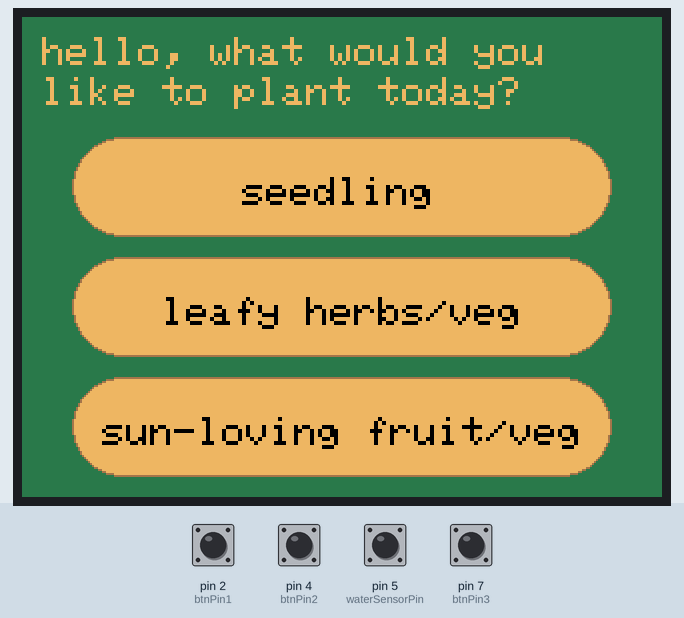
This sketch was run on a simulated Arduino Mega 2560, built with avr-gcc and run on an emulated ATmega2560. Shown: 320×240 colour display. The test bench sets the inputs (shaded band); at power-on: pin 2 (btnPin1), pin 4 (btnPin2), pin 5 (waterSensorPin), pin 7 (btnPin3) LOW. What the sketch prints to the serial monitor is not drawn.

Above: at 1.5 s.
1.6 s: pin 2 (btnPin1) pulled HIGH for 0.15 s
At 2.3 s:
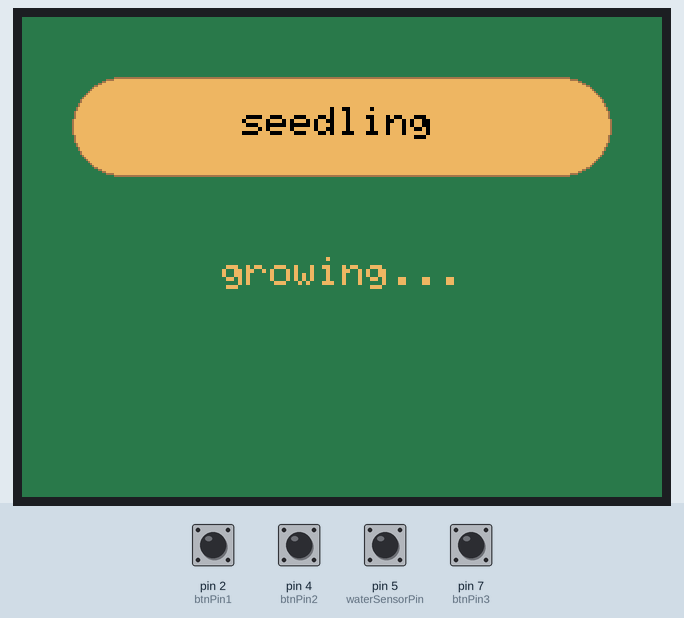
3.2 s: pin 5 (waterSensorPin) pulsed HIGH 2 times (0.12 s each, 0.3 s apart)
At 4.7 s:
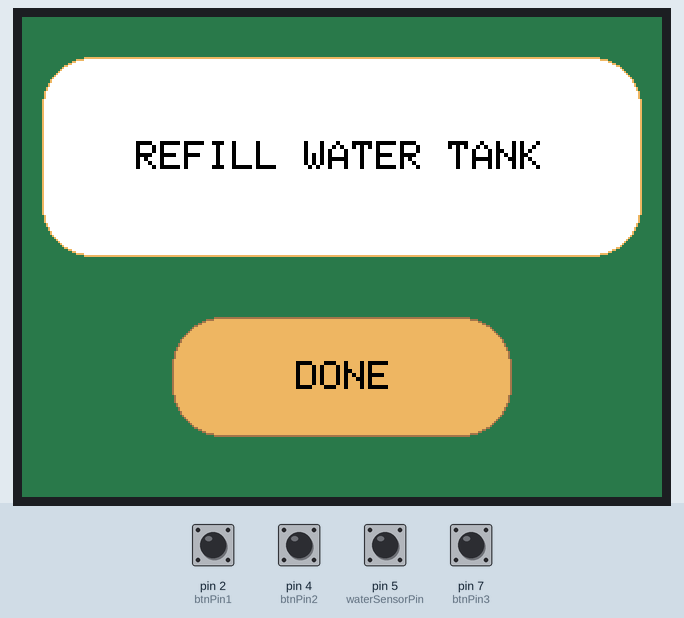
Timing chart, 0 to 6.2 s (numbered marks = the images above; inputs shaded):
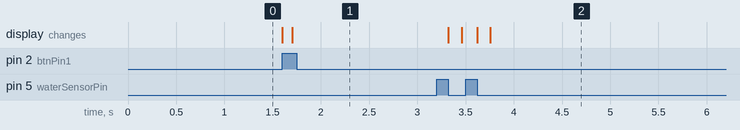

The sketch:

homepagetest.ino
```cpp
#include "SPI.h"
#include "Adafruit_GFX.h"
#include "Adafruit_ILI9341.h"
#include "DHT.h"

// For the Adafruit shield, these are the default.
#define TFT_DC 30
#define TFT_CS 53
#define TFT_BL 9

#define DHTPIN 7

#define GREEN    0x2BC9
#define WHITE    0xFFFF
#define YELLOW   0xEDAC
#define BROWN    0xA3A9
#define BLACK    0x0000

  // TODO: USE THIS TO DIM BACKLIGHT
  // analogWrite(TFT_BL, 10);

  // could be useful?
  // tft.readcommand8(ILI9341_DISPON);

// Use hardware SPI (on Uno, #13, #12, #11) and the above for CS/DC
Adafruit_ILI9341 tft = Adafruit_ILI9341(TFT_CS, TFT_DC, TFT_BL);
// If using the breakout, change pins as desired
//Adafruit_ILI9341 tft = Adafruit_ILI
//9341(TFT_CS, TFT_DC, TFT_MOSI, TFT_CLK, TFT_RST, TFT_MISO);
GFXcanvas1 canvas(200, 50);

const int btnPin1 = 2;
const int btnPin2 = 4;
const int btnPin3 = 7;
const int waterSensorPin = 5;
const unsigned long oneMin = 60000; //1 min in millis
const unsigned long sleepTime = 5*oneMin; //5 mins
int btnState1 = 0;
int btnState2 = 0;
int btnState3 = 0;
int prevBtnState3 = 0;
int liquidlevel = 0;
int prevlevel = 0;
int pageNum;
int prevPageNum;
bool disabled;
bool needsRefill;

void setup() {
  // put your setup code here, to run once:
  Serial.begin(9600);
  Serial.println("Home page test!");
  pinMode(btnPin1, INPUT);
  pinMode(btnPin2, INPUT);
  pinMode(btnPin3, INPUT);
  pinMode(waterSensorPin, INPUT);
  pinMode(TFT_BL, OUTPUT);

  tft.begin();

  // read diagnostics (optional but can help debug problems)
  uint8_t x = tft.readcommand8(ILI9341_RDMODE);
  Serial.print("Display Power Mode: 0x"); Serial.println(x, HEX);
  x = tft.readcommand8(ILI9341_RDMADCTL);
  Serial.print("MADCTL Mode: 0x"); Serial.println(x, HEX);
  x = tft.readcommand8(ILI9341_RDPIXFMT);
  Serial.print("Pixel Format: 0x"); Serial.println(x, HEX);
  x = tft.readcommand8(ILI9341_RDIMGFMT);
  Serial.print("Image Format: 0x"); Serial.println(x, HEX);
  x = tft.readcommand8(ILI9341_RDSELFDIAG);
  Serial.print("Self Diagnostic: 0x"); Serial.println(x, HEX);

  tft.setRotation(1);
  tft.setTextSize(2);
  tft.setFont();

  drawHomePage();
}

void loop() {
   // put your main code here, to run repeatedly:
   btnState1 = digitalRead(btnPin1);
   btnState2 = digitalRead(btnPin2);
   btnState3 = digitalRead(btnPin3);

   // only run this section if current page = home page
   if (pageNum == 0) {
      if (btnState1 == HIGH && !disabled) {
          Serial.println("btn 1");
          disabled = true;
          pageNum = 1;
          drawOptionsPages(pageNum);
      }
      if (btnState2 == HIGH && !disabled) {
        Serial.println("btn 2");
        disabled = true;
        pageNum = 2;
        drawOptionsPages(pageNum);
      }
      if (btnState3 == HIGH && !disabled) {
        Serial.println("btn 3");
        disabled = true;
        pageNum = 3;
        drawOptionsPages(pageNum);

      }
   }
   else {
     checkWaterLevel();
   }
}

void checkWaterLevel() {
  liquidlevel = digitalRead(waterSensorPin);
  if (liquidlevel == 0 && prevlevel == 1) {
    Serial.println("PLEASE REFILL");
    drawRefillPage();
    prevPageNum = pageNum;
    pageNum = 4;
    needsRefill = true;
    disabled = false;
  }

  if (btnState3 == HIGH && prevBtnState3 == LOW) {
    if (needsRefill && liquidlevel == HIGH) {
      Serial.println("msg dismissed");
      needsRefill = false;
      pageNum = prevPageNum;
      drawOptionsPages(pageNum);
    }
  }
  prevBtnState3 == btnState3;
  prevlevel = liquidlevel;

}

void drawHomePage() {
  pageNum = 0;
  fillScreenBg(GREEN);
  writeText(10, 10, "hello, what would you", YELLOW);
  writeText(10, 30, "like to plant today?", YELLOW);

  drawBtn(25, 60, 270, 50, 25, YELLOW, BROWN);
  drawBtn(25, 120, 270, 50, 25, YELLOW, BROWN);
  drawBtn(25, 180, 270, 50, 25, YELLOW, BROWN);


  writeText(110, 80, "seedling", BLACK);
  writeText(70, 140, "leafy herbs/veg", BLACK);
  writeText(40, 200, "sun-loving fruit/veg", BLACK);
}

void drawOptionsPages(int pageNum) {
  if (pageNum == 1) {
    fillScreenBg(GREEN);
    drawBtn(25, 30, 270, 50, 25, YELLOW, BROWN);
    writeText(110, 45, "seedling", BLACK);
    writeText(100, 120, "growing...", YELLOW);
  }
  else if (pageNum == 2) {
    fillScreenBg(GREEN);
    drawBtn(25, 30, 270, 50, 25, YELLOW, BROWN);
    writeText(70, 45, "leafy herbs/veg", BLACK);
    writeText(100, 120, "growing...", YELLOW);
  }
  else if (pageNum == 3) {
    fillScreenBg(GREEN);
    drawBtn(25, 30, 270, 50, 25, YELLOW, BROWN);
    writeText(40, 45, "sun-loving fruit/veg", BLACK);
    writeText(100, 120, "growing...", YELLOW);
  }
}

void drawRefillPage() {
  fillScreenBg(GREEN);
  drawBtn(10, 20, 300, 100, 25, WHITE, YELLOW);
  writeText(57, 62, "REFILL WATER TANK", BLACK);
  drawBtn(75, 150, 170, 60, 25, YELLOW, BROWN);
  writeText(137, 172, "DONE", BLACK);
}

void fillScreenBg(uint16_t colour) {
  tft.fillScreen(colour);
}

void drawMsgBox(uint16_t x0, uint16_t y0, uint16_t w, uint16_t h, uint16_t r, uint16_t fill_col, uint16_t outline_col) {

 if (fill_col != NULL) {
  tft.fillRoundRect(x0, y0, w, h, r, fill_col);
  tft.drawRoundRect(x0, y0, w, h, r, outline_col);
 }
 else {
  tft.drawRoundRect(x0, y0, w, h, r, outline_col);
 }

}

void drawBtn(uint16_t x0, uint16_t y0, uint16_t w, uint16_t h, uint16_t r, uint16_t fill_col, uint16_t outline_col) {
  tft.fillRoundRect(x0, y0, w, h, r, fill_col);
  tft.drawRoundRect(x0, y0, w, h, r, outline_col);
}

void writeText(uint16_t cursor_x, uint16_t cursor_y, String text, uint16_t font_col) {
  tft.setTextColor(font_col);
  tft.setCursor(cursor_x, cursor_y);
  tft.println(text);
}
```

Measured:
- after the input at 1.6 s, the display: first changes at once (image 1 shows a later state)
- after the input at 3.2 s, the display: first changes after 0.12 s (image 2 shows a later state)
